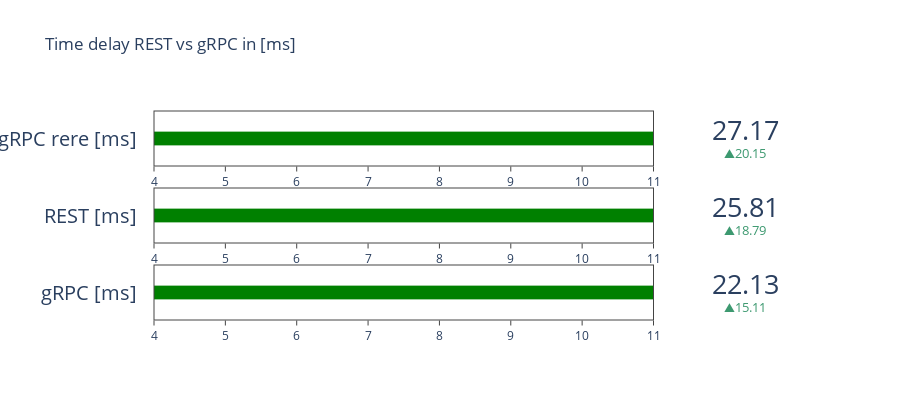

Notebook source saved alongside this figure:
### Code cell
RANGE = [4, 11]
df_src_feat_list = []
df_src_feat_list_1 = []
df_src_feat_list_2 = []

for elem in  flow_list[0]['flows']:
    tmp = pd.concat([elem['feat']['ps'], elem['feat']['client']])
    df_src_feat_list.append(tmp[tmp['frame.len.sum'] > 5000])

for elem in  flow_list[1]['flows']:
    tmp = pd.concat([elem['feat']['ps'], elem['feat']['client']])
    df_src_feat_list_1.append(tmp[tmp['frame.len.sum'] > 5000])
    
for elem in  flow_list[2]['flows']:
    tmp = pd.concat([elem['feat']['ps'], elem['feat']['client']])
    df_src_feat_list_2.append(tmp[tmp['frame.len.sum'] > 5000])
    
df_src_feat_list_all = []
df_src_feat_list_all_1 = []
df_src_feat_list_all_2 = []

for elem in df_src_feat_list:
    df_src_feat_list_all.append(df_src_feat_list_all)

for elem in df_src_feat_list_1:
    df_src_feat_list_all_1.append(df_src_feat_list_all_1)
    
for elem in df_src_feat_list_2:
    df_src_feat_list_all_2.append(df_src_feat_list_all_2)
    
name = 'frame.time.deltat'

x_m,std_m = extract_mean_std_feat_list(df_src_feat_list,name)
x_m1,std_m1 = extract_mean_std_feat_list(df_src_feat_list_1,name)
x_m2,std_m2 = extract_mean_std_feat_list(df_src_feat_list_2,name)

import plotly.graph_objects as go
fig = go.Figure()
fig.add_trace(go.Indicator(
    mode = "number+gauge+delta",
    gauge = {'shape': "bullet",'axis': {'range': RANGE}},
    value = x_m,
    delta = {'reference': 7.02},
    domain = {'x': [0.1, 1], 'y': [0, 0.25]},
    title = {'text': flow_list[0]['type']+' [ms]'}))
fig.add_trace(go.Indicator(
    mode = "number+gauge+delta",
    gauge = {'shape': "bullet",'axis': {'range': RANGE}},
    value = x_m1,
    delta = {'reference': 7.02},
    domain = {'x': [0.1, 1], 'y': [0.35, 0.6]},
    title = {'text': flow_list[1]['type']+' [ms]'}))
fig.add_trace(go.Indicator(
    mode = "number+gauge+delta",
    gauge = {'shape': "bullet",'axis': {'range': RANGE}},
    value = x_m2,
    delta = {'reference': 7.02},
    domain = {'x': [0.1, 1], 'y': [0.7, 0.95]},
    title = {'text': flow_list[2]['type']+' [ms]'}))

# update layout
fig.update_layout(height=400,title_text="Time delay REST vs gRPC in [ms]")

fig.show()

### Figure 1 — Plotly figure (JSON) as saved in the notebook; plotly's stock layout.template omitted (floating-point values rounded to 4 significant figures)
{"data": [{"delta": {"reference": 7.02}, "domain": {"x": [0.1, 1], "y": [0, 0.25]}, "gauge": {"axis": {"range": [4, 11]}, "shape": "bullet"}, "mode": "number+gauge+delta", "title": {"text": "gRPC [ms]"}, "type": "indicator", "value": 22.13}, {"delta": {"reference": 7.02}, "domain": {"x": [0.1, 1], "y": [0.35, 0.6]}, "gauge": {"axis": {"range": [4, 11]}, "shape": "bullet"}, "mode": "number+gauge+delta", "title": {"text": "REST [ms]"}, "type": "indicator", "value": 25.81}, {"delta": {"reference": 7.02}, "domain": {"x": [0.1, 1], "y": [0.7, 0.95]}, "gauge": {"axis": {"range": [4, 11]}, "shape": "bullet"}, "mode": "number+gauge+delta", "title": {"text": "gRPC rere [ms]"}, "type": "indicator", "value": 27.17}], "layout": {"height": 400, "title": {"text": "Time delay REST vs gRPC in [ms]"}}}
